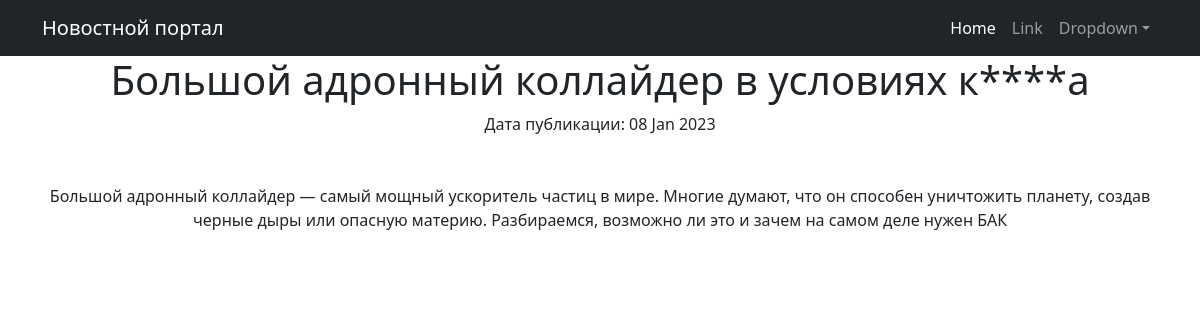
Screenshot of /news/3 with the database file from the repository.
### news/models.py (models this page shows, shortened)
class Post(models.Model):
    author = models.ForeignKey(Author, on_delete=models.CASCADE)
    NEWS = 'NW'
    ARTICLE = 'AR'
    CATEGORY_CHOICES = (
        (NEWS, 'Новость'),
        (ARTICLE, 'Статья'),
    )
    categoryType = models.CharField(max_length=2, choices=CATEGORY_CHOICES, default=ARTICLE)
    dateCreation = models.DateTimeField(auto_now_add=True)
    postCategory = models.ManyToManyField(Category, through='PostCategory')
    title = models.CharField(max_length=128)
    text = models.TextField()
    rating = models.SmallIntegerField(default=0)

### news/views.py (the view)
# urls.py: path('<int:pk>', PostDetail.as_view()),
class PostDetail(DetailView):
    model = Post
    template_name = 'post.html'
    context_object_name = 'post'

### news/templatetags/custom_filters.py (called while the page is built)
@register.filter()
def censor(value):
    censor_replace = str(value)
    for key in censored_words.keys():
        censor_replace = censor_replace.replace(key, censored_words[key])
    return censor_replace

### templates/post.html (shortened to what this page needs)
{% extends 'flatpages/default.html' %}
{% load custom_filters %}
{% block content %}
<h1>{{ post.title|censor }}</h1>
    Дата публикации: {{ post.dateCreation|date:'d M Y' }} <br><br><br>
    {{ post.text| censor }}
{% endblock content %}

### rows the page displays
Post: title|censor "Большой адронный коллайдер в условиях к****а", dateCreation "08 Jan 2023", text|censor "Большой адронный коллайдер — самый мощный ускоритель частиц в мире. Многие думают, что он способен уничтожить планету, создав черные дыры или опасную материю. Разбираемся, возможно ли это и зачем на самом деле нужен БАК"
